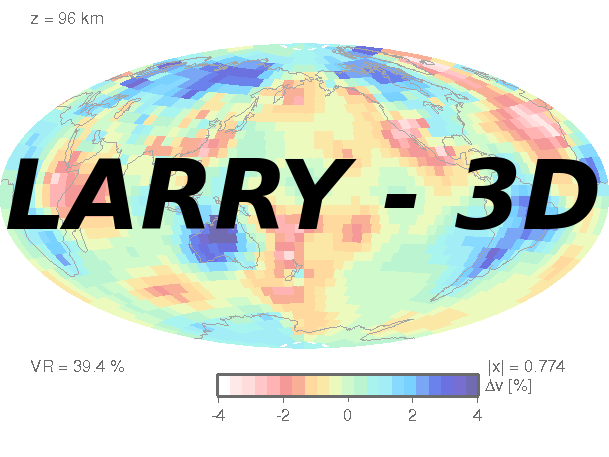

Generate this figure with Python:
import os, sys, subprocess, xml.dom.minidom, shutil, time

from seatree.gmt.gmtWrapper import *
from seatree.xml.writeXml import WriteXml
from seatree.xml.readXml import ReadXml
from seatree.plotter.gmt.gmtPlotter import GMTPlotter
from seatree.modules.module import *
from larry3dGUI import larry3dGUI
from seatree.util.scriptRunner import ScriptRunner

class larry3d(Module):

	def __init__(self):
		'''
		Larry3d - 3d tomography SEATREE module.
		'''
		# short name for the module
		shortName = "Larry3d"

		# long, display name for the module
		longName =	"Larry - 3D Tomography"

		# version number
		version = 1.0

		# name of the directory that should be created inside of the users
		# home directory, inside of the .seatree folder. this folder should
		# store user-specific configuration files, and the path to this folder
		# can be found in the self.storeDir variable once a module is loaded
		storeName = "larry3d"

		# this is the name of the image that should be initially displayed in
		# the plot view. this should just be the image name, and a path. The
		# image must be in the same directory as the module. If you don't have
		# an image, just make it an empty string as below.
		baseImage = "larry3d.png"

		# this calls the Module constructor with the above variables
		Module.__init__(self, shortName, longName, version, storeName, baseImage)

		#
		# default values
		#
		self.verbose = 1 # verbosity levels

		self.vr = 0	# defined on computation of solution file
		self.norm = 0


		self.rdamp = 100 # roughness damping
		self.rdampf = self.rdamp
		
		self.data_type = "hrvdata" # data folder name
		self.ray_type = "P" # will be expanded in the future to include more
		self.delta_min = 25
		self.ipol = 0

		# all parameters needed by joint_lsqr_isodamp in order
		self.nrhs = 9000000 # dimension of right-hand-side vector
		self.nonz = 250000000 # dimension of sparse matrix arrays
		self.res = 1 # resolution
		self.iswit = 0 # compatible with crustal model of same gridsize (0=no,1=yes)
		self.rhdamp = self.rdamp # horizontal damping
		self.rvdamp = 1 # vertical damping, in fractions of horizontal damping
		self.ndamp = 0	# norm damping
		self.ndamp_mm = 0 # mid mantle norm damping
		self.ani_damp = 0 # anisotropic damping
		self.nlay = 15 # number of layers
		self.cutoff = "4"
		self.ncutoff = "-4"
		self.nlayplot = self.nlay # layer to plot
		self.readyToComputeSol = False #var to indicate readiness to compute soln
		self.readyToPlot = False #var to indicate readiness to plot layer
		self.layerDepth = [] #contains the midlayer depths
		self.storeDir = ""

#		self.refine = 1

#		self.im = 2	# 1: Cholesky 2: LSQR
		self.ravg = 0
		self.pstyle = 2	# plot style

		self.error = ""
		self.commandString = ""

		self.tmpn = ""
		self.storeDir = "."

		self.prevPlot = None
		self.prevFName = None

	def getPanel(self, mainWindow, accel_group):
		self.gui = larry3dGUI(mainWindow, accel_group, self)
		return self.gui.getPanel()

	def cleanPanel(self, accel_group):
		if(self.gui):
			self.gui.cleanup(accel_group)

	def setDefaults(self, mainW):
		""" this function needs to be present for the GUI to work """
		
		# set up paths to reference model data
		self.def_dat_path = self.seatreePath + os.sep + "data" + os.sep + "larry3d" + os.sep
		
		# load xml config file
		self.loadConfFile()
		self.prevMod = 30

		self.mainWindow = mainW # initialize main window
		tmpn = self.mainWindow.getTempFilePrefix() # get temp directory path
		gmtPath = self.mainWindow.getGMTPath() # get GMT path
		self.tempDir = os.path.dirname(tmpn) # set temporary directory
		self.tempDir += os.sep
		self.storeDir += os.sep
		# set the default storeDir to tempDir if $HOME/.seatree/larry3d is inaccessible
		if not os.path.exists(self.storeDir):
			self.storeDir = self.tempDir
		
		# set up matrix and solution directories
		if not os.path.exists(self.storeDir + "matrices" + os.sep):
			os.makedirs(self.storeDir + "matrices" + os.sep)
		
		if not os.path.exists(self.storeDir + "solutions" + os.sep):
			os.makedirs(self.storeDir + "solutions")
			
		if not os.path.exists(self.storeDir + "layers" + os.sep):
			os.makedirs(self.storeDir + "layers")
			
		if not os.path.exists(self.storeDir + "colormaps" + os.sep):
			os.makedirs(self.storeDir + "colormaps")
		
		self.setPaths()
		
		self.tmpn = tmpn
		self.setOptions(self.data,self.quakes,self.receiv,self.start_model,self.ndamp, \
										self.rdamp, self.nlay, self.res, gmtPath,self.verbose,self.colormap)
		self.setGMTOptions()
		
		# copy some necessary files over to running directory
		shutil.copy2(self.def_dat_path + "aniprmc", self.tempDir + "aniprmc")

		self.scriptRunner = ScriptRunner(self.tempDir) # set working dir for scriptrunner to tempDir

		self.gmtPlotterWidget = GMTPlotter(self, self.mainWindow, 650, 450, self.mainWindow.getConvertPath(), self.myPlotter)
#		self.gmtPlotterWidget.gmtSettingsPanel.applyChanges(None)
	
	def setPaths(self):
		# Set up all necessary default paths
		self.data = self.def_dat_path + self.data_type + os.sep + "data." + self.ray_type + ".bin"
		self.quakes = self.def_dat_path + self.data_type + os.sep + "quakes." + self.ray_type + ".bin"
		self.receiv = self.def_dat_path + self.data_type + os.sep + "receiv." + self.ray_type + ".bin"
		self.start_model = self.def_dat_path + self.data_type + os.sep + "PREM_VOIGT_" + self.ray_type + ".txt"
		
		self.matrix_file = self.storeDir + "matrices" + os.sep + "a." + \
											self.data_type + "." + self.ray_type + "." + str(self.res) +"."+ str(self.nlay)
		self.sol_name = "sol." + self.data_type + "." + \
										self.ray_type + "." + str(self.res) + "." + str(self.nlay) + "." + str(self.ndamp) + \
										 "." + str(self.rdamp)
		self.sol_file = self.storeDir + "solutions" + os.sep + self.sol_name
		
		# set up path to colormap cpt file for the solution
		self.colormap = self.storeDir + "colormaps" + os.sep + self.sol_name + ".cpt"
		# add a place to save layer information
		self.layers = self.storeDir + "layers" + os.sep
		self.layer_files = self.layers + self.sol_name + ".lay_"
		self.depth = self.layers + self.sol_name + ".depth.txt"
	
	def getGMTPlotter(self):
		return self.myPlotter

	def setGMTPlotter(self, newPlotter):
		self.myPlotter = newPlotter

	def cleanup(self):
		self.gui.cleanup()

	def updatePlot(self):
		psFile = None
		if self.prevPlot == "plot":
			self.clearColormap()

			#Make new colortable
			self.createGMTInput()

			#Replot
			psFile = self.plot()

		elif self.prevPlot == "sources":
			psFile = self.plotSources(self.prevFName)
		elif self.prevPlot == "receivers":
			psFile = self.plotReceivers(self.prevFName)
		elif self.prevPlot == "paths":
			psFile = self.plotPaths(self.prevFName, self.prevMod)

		if psFile != None:
			self.gmtPlotterWidget.displayPlot(psFile)
			self.commandString += self.gmtPlotterWidget.getPsToPngCommand()

	def setOptions(self, data, quakes, receiv, start_model, ndamp, rdamp, nlay, res, gmtPath, verbose, colormap):
		""" data file, norm damping, roughness damping, pixel resolution, gmt path """

		self.data = data
		self.quakes = quakes
		self.receiv = receiv
		self.start_model = start_model
		self.ndamp = ndamp
		self.rdamp = rdamp
		self.nlay = nlay
		self.rdampf = self.rdamp
		self.verbose = verbose
		self.res = res
		self.colormap = colormap
		self.myPlotter = GMTWrapper(verb=self.verbose,path=gmtPath)
		self.myPlotter.adjust = False
		#
		# check if we have inversion results already
#		self.readInversionLogFile()

	def loadConfFile(self):
		doc = xml.dom.minidom.parse(self.seatreePath + os.sep + "conf" + os.sep + "larry3d" + os.sep + "larry3dConf.xml")
		pathNode = doc.getElementsByTagName("larry3dPath")
		if (pathNode and pathNode[0].firstChild):
			larry3dpath = pathNode[0].firstChild.nodeValue.strip()
			if (not larry3dpath):
				larry3dpath = ""
		else:
			larry3dpath = ""
		self.larry3dDir = larry3dpath
		self.larry3dDir += os.sep
		if self.verbose > 0:
			print "Larry binary path: " + self.larry3dDir

	def createPlotSettings(self):
		#For running larry3d from command line
		self.tmpn = "."


	def makeMatrix(self):
		#
		# Set up all necessary paths
		self.data = self.def_dat_path + self.data_type + os.sep + "data." + self.ray_type + ".bin"
		self.quakes = self.def_dat_path + self.data_type + os.sep + "quakes." + self.ray_type + ".bin"
		self.receiv = self.def_dat_path + self.data_type + os.sep + "receiv." + self.ray_type + ".bin"
		self.start_model = self.def_dat_path + self.data_type + os.sep + "PREM_VOIGT_" + self.ray_type + ".txt"
		
		self.matrix_file = self.storeDir + "matrices" + os.sep + "a." + \
											self.data_type + "." + self.ray_type + "." + str(self.res) +"."+ str(self.nlay)
		
		#
		# check if index file was produced. LSQR needs xxx, ind, and pnt files
		#
		matrix_out = self.matrix_file + '.ind'
		#
		# Check if matrix was already calculated for given parameters
		if os.path.isfile(matrix_out):
			self.readyToComputeSol = True
#		if os.path.isfile(matrix_out) and (self.data_type == self.old_data_type) and \
#					(self.res == self.old_res) and (self.nlay == self.old_nlay) and \
#					(self.ray_type == self.old_ray_type):
			if self.verbose > 0:
				print matrix_out
				print "Using old matrix files with resolution " + str(self.res) + '\n' + \
							" number of layers " + str(self.nlay) + " data type " + self.data_type + " ray type " + self.ray_type
			
		else:
			#
			# Create .ata matrix file
			#
			if self.verbose > 0:
				print "Making new ata matrix with resolution " + str(self.res)+ '\n' + \
							" number of layers " + str(self.nlay) + " data type " + self.data_type + " ray type " + self.ray_type
			
#			command = "cd " + self.tempDir + "\n"
			command = "cat <<EOF | "
			command += self.larry3dDir + "voxint > " + self.storeDir + "bma.log" + "\n"
			command += str(self.res) + "\n" + \
				str(self.nlay) + "\n" + \
				str(self.ray_type) + "\n" + \
				str(self.delta_min) + "\n" + \
				str(self.ipol) + "\n" + \
				"\"" + self.data + "\"" + "\n" + \
				"\"" + self.quakes + "\"" + "\n" + \
				"\"" + self.receiv + "\"" + "\n" + \
				"\"" + self.start_model + "\"" + "\n" + "EOF"
			
			print "Command: "+ command
#			print "Input: " + cmdinput
#			proc = subprocess.Popen(command, shell=True)
#			output = proc.communicate()
#			out = output[0]
#			err = output[1]
#			ret = proc.returncode
#			if (err):
#				print err
#			return ret
#			self.scriptRunner.runScript(command)
			self.calcThread(command)
			# Move matrix files to matrices folder to keep for later use
			shutil.move(self.tempDir + "a.vx_ind", self.matrix_file + ".ind")
			shutil.move(self.tempDir + "a.vx_mat", self.matrix_file + ".mat")
			shutil.move(self.tempDir + "a.vx_pnt", self.matrix_file + ".pnt")
			shutil.move(self.tempDir + "d.vx_vec", self.matrix_file + ".vec")
		 
			if not os.path.isfile(matrix_out):
				print 'error, matrix creation failed'
				print 'looking for ',matrix_out
			else:
				if self.verbose > 0:
					print "Matrix made and saved in ~/.seatree/larry3d/matrices/ \n"
				#
				# remove solution file, if it exists
				solfile = self.sol_file + ".dat"
				if os.path.exists(solfile):
					if self.verbose > 0:
						print 'removing old solution file\n'
					os.unlink(solfile)
				self.writeInversionLogFile()
				self.readyToComputeSol = True

	def makeSolution(self):
		""" for a given matrix file, compute a solution """

		# Path to solution
		self.sol_file = self.storeDir + "solutions" + os.sep + "sol." + self.data_type + "." + \
										self.ray_type + "." + str(self.res) + "." + str(self.nlay) + "." + str(self.ndamp) + \
										 "." + str(self.rdamp)
		solfile = self.sol_file + ".dat"
		
		# if solution file exists
		if os.path.exists(solfile):
			# read previous log file for solution
			self.readInversionLogFile()
			# set calculated qties equal to those previously calculated
			self.rdampf = self.old_rdampf
			self.vr = self.old_vr
			self.norm = self.old_norm
			# let user know which solution file is being used and confirm the input vars and calc qties
			if self.verbose > 0:
				print solfile
				print "Using old solution: data type " + self.data_type + " ray type: " + self.ray_type + \
							" ndamp " + str(self.ndamp) + " rdamp: " + \
							 str(self.rdamp)	+ ' roughness: ' + str(self.rdampf) + \
							 ' VR: ', str(self.vr), ' norm: ',str(self.norm) + '\n'						 
			oldsol = True	
						 
		# if solution file does not exist - compute solution
		else :
			self.computeSolution()
			oldsol = False
			# write solution log file
			self.writeInversionLogFile()
		
#		nlaystr = str(self.nlayplot)
#		if len(nlaystr) < 2:
#			nlaystr = "0"+nlaystr
#		gmtfile = self.tempDir + "layer_" + nlaystr
		
		#
		# solution is now available
		self.createGMTInput() # create color map
		self.extractLayers() # extract layer information from solution
		self.calcMidLayerDepth() # calculate layer depths
		self.readyToPlot = True

	def createGMTInput(self):
		#
		# Generates a colormap
		#
		# make sure solution is available
		solfile = self.sol_file + ".dat"
		if not os.path.exists(solfile):
			print 'error, solution file '+solfile + ' not found'
			return
		
#		nlaystr = str(self.nlayplot)
#		if len(nlaystr) < 2:
#			nlaystr = "0"+nlaystr
#		gmtfile = self.layer_files + nlaystr + ".dat"
#		# check layer exists
#		if not os.path.exists(gmtfile):
#			print 'error, GMT input file ',gmtfile, ' not found '
#			return
#			
		min, max = 1e20, -1e20
#		if self.myPlotter.adjust:
#			for line in open(gmtfile):
#				line = line.strip()
#				zInd = line.find("-Z")
#				if zInd < 0:
#					continue
#				val = float(line[(zInd+2):].strip())
#				if val < min: min = val
#				if val > max: max = val
#		else:	
		if self.verbose > 0:
			print "Writing colormap to: " + self.colormap
		# read complete soln and adjust scale based on it
		f = open(solfile, 'r')
		for line in f:
			val = line.split()
			if len(val) == 2:
				if float(val[1]) > max: max = float(val[1])
				if float(val[1]) < min: min = float(val[1])
		f.close()
		print "sol min= ", min, "max =", max
		tr = self.myPlotter.grdNiceCmpRange(min, max,cutoff = 0.9)
		self.myPlotter.setColorbarInterval(tr[3])
		self.myPlotter.makeCPT(tr[0],tr[1],tr[2], self.colormap, setBackgroundMax=True)
			
#			else:
#				tr=-2.5,2.5,1
#				self.myPlotter.setColorbarInterval(5)
#				self.myPlotter.makeCPT(tr[0],tr[1],tr[2], self.colormap)
	def adjustGMTInput(self):
		nlaystr = str(self.nlayplot)
		if len(nlaystr) < 2:
			nlaystr = "0"+nlaystr
		gmtfile = self.layer_files + nlaystr + ".dat"
		# check layer exists
		if not os.path.exists(gmtfile):
			print 'error, GMT input file ',gmtfile, ' not found '
			return
		
		min, max = 1e20, -1e20
#		if self.myPlotter.adjust:
		for line in open(gmtfile):
			line = line.strip()
			zInd = line.find("-Z")
			if zInd < 0:
				continue
			val = float(line[(zInd+2):].strip())
			if val < min: min = val
			if val > max: max = val
		print "layer_",nlaystr," min= ", min, "max =", max
		tr = self.myPlotter.grdNiceCmpRange(min, max,cutoff = 0.9)
		self.myPlotter.setColorbarInterval(tr[3])
		self.myPlotter.makeCPT(tr[0],tr[1],tr[2], self.colormap, setBackgroundMax=True)

	def extractLayers(self):
		# check that req'd colormap has been created
		if not os.path.exists(self.colormap):
			print "colormap was not found"
#			shutil.copy2(self.colormap, self.tempDir + mytomo)
#			print "colormap copied to working directory"
		# check if layer files were previously extracted
		if not os.path.exists(self.layer_files + "01.dat"):
			# extract layers with color information based on colormap
			print 'Extracting layer information from solution...'
			command = "cd " + self.tempDir + "\n"
			command += "cat <<EOF | "
			command += self.larry3dDir
			command +="mapview_3d > " + self.storeDir + "mapview_3d.log\n" + \
						str(self.res) + "\n" + \
						str(self.iswit) + "\n" + \
						str(self.nlay) + "\n" + \
						"\"" + self.sol_file + ".dat" + "\"\n" + \
						"\"" + self.colormap + "\"\n" + \
						"y\n" + \
						"6371 3471\n" + \
						"5\n" + \
						str(self.iswit) + "\n" + \
						"EOF"
			print "Command: " + command
#			proc = subprocess.Popen(command, shell=True)
#			output = proc.communicate()
#			out = output[0]
#			err = output[1]
#			ret = proc.returncode
#			if (err):
#				print err
#			print ret
			self.scriptRunner.runScript(command)
			# check if layers were extracted successfully
			
			if not os.path.exists(self.tempDir + "vprofile.txt"):
				print "vprofile.txt cannot be found, check mapview_3d.log"
			else:
				shutil.copy2(self.tempDir + "vprofile.txt", self.depth)
				if self.verbose > 1:
					print 'layers successfully extracted...'
				# copy all layer files to layers folder for reuse
				for i in range(1,self.nlay+1):
					nlaystr = str(i)
					nlaystrOutput = str(self.nlay+1 - i)
					if len(nlaystr) < 2: 
						nlaystr = "0"+nlaystr
					if len(nlaystrOutput) < 2:
						nlaystrOutput = "0"+nlaystrOutput
					tmpnlaypath = self.tempDir + "layer_" + nlaystr
					nlaypath = self.layer_files + nlaystrOutput + ".dat"
					shutil.move(tmpnlaypath,nlaypath)
				if os.path.exists(nlaypath): print 'and copied to ' + self.layers
				else: print 'but not successfully copied to ' + self.layers
		else: print 'Layers were previously extracted. Using old files: ',self.layer_files + "##.dat" 
	
	def calcMidLayerDepth(self):
		#
		# Calc mid-layer depths
		#
#		vprofile = self.tempDir + "vprofile.txt"
		if not os.path.exists(self.depth): 
			print self.depth + ' could not be found' 
			return
		
		layerz = self.layers + self.sol_name + ".layer.info"
		if not os.path.exists(layerz):
			print 'calculating layer depths...'
			v = open(self.depth, 'r')
			l = open(layerz, 'w')
			prev = None
			i = 0
			for line in v:
				line = line.strip()
				if line.find(">") >= 0 or len(line) == 0:
					continue
				li = line.split()
	#			print li
				val = float(li[0])
	#			print str(val[count]) + "\n"
				if prev is not None:
					avg = (val+prev)/2.0
#					self.layer_depth[i] = avg
					l.write(str(int(avg)) + "\n")
					prev = None
					i += 1
				else:
					prev = val
			v.close()
			l.close()
			print 'layer depths calculated and saved to ', layerz
		else:
			print 'layer depths taken from pre-existing file ', layerz
		z = open(layerz, 'r')
		self.layerDepth = z.readlines()
		i = 0
		for line in self.layerDepth:
			self.layerDepth[i] = line.strip()
			i += 1
#		print self.layerDepth

	def setGMTOptions(self):
		#
		# Set Default Plotting Options
		#
		if(self.pstyle == 1):
			p = GMTProjection("Q",0,"",7,"") # projection
			self.pstloc1="0.0 -0.075"
			self.pstloc2="1.2 -0.075"
		elif(self.pstyle == 2):
			p = GMTProjection("H",180,"",7,"") # projection
			self.pstloc1="0.1 0.0"
			self.pstloc2="1.1 0.0"
		elif(self.pstyle == 3):
			p = GMTProjection("H",0,"",7,"") # projection
			self.pstloc1="0.1 0.0"
			self.pstloc2="1.1 0.0"

		#Plot Settings
		self.myPlotter.setPlotRange(0, 360, -90, 90)
		self.myPlotter.setMapProjection(p)

		self.myPlotter.setTextProjection(GMTProjection("X","","",7,4))

		self.myPlotter.setPortraitMode(1)

		#Draw Coastlines
		self.myPlotter.setCoastlineMaskArea(70000)
		self.myPlotter.setCoastlineResolution("c")
		self.myPlotter.setCoastlineWidth(2)

		#Draw ColorBar
		self.myPlotter.setColorbarN(50)
		self.myPlotter.setColorbarPos("4.0i", "-.3i")
		self.myPlotter.setColorbarSize("3i", ".25i")
		self.myPlotter.setColorbarHorizonal(True)
		self.myPlotter.setColorbarTriangles(False)
		self.myPlotter.setColorbarInterval(5)
		self.myPlotter.setColormapInvert(True)
		self.myPlotter.setColorbarUnits('@~D@~v [%]')

	def plotSources(self, fname):
		sourcesFile = self.quakes
		fp = open(sourcesFile, "w")
		pts = self.loadSWaveFile(fname, (0, 1), True)
		for pt in pts:
			fp.write(str(pt[1]) + "\t" + str(pt[0]) + "\n")
		fp.close()

		fileName = self.tempDir + "sources.ps"
		self.myPlotter.initPSFile(fileName)

		self.myPlotter.drawCoastline(drawCoasts=False, maskSea=True, maskLand=True)
		if(self.myPlotter.drawPlateBounds):
			self.myPlotter.drawPlateBoundaries()
		self.myPlotter.plotXY(sourcesFile, colorName="red", plotSymbols=True, symbol="a", symbolSize=0.1)

		#Close PS File
		self.myPlotter.closePSFile()

		self.commandString += self.myPlotter.getCommandString()
		self.myPlotter.clearCommandString()

		self.prevPlot = "sources"

		return fileName


	def loadSWaveFile(self, fname, cols, skipDups, reduce=1):
		self.prevFName = fname
		pts = []
		count = 0
		for line in open(fname, "r"):
			count += 1
			if count < 3 or count % reduce != 0:
				# skip the first 2 lines
				continue
			line = line.strip()
			split = line.split()
			newPt = []
			for col in cols:
				val = float(split[col])
				# make sure lat 0=>360
				if not col % 2 == 0 and val < 0:
					val += 360
				newPt.append(val)
			pts.append(newPt)
		if skipDups:
			pts.sort()
			newPts = []
			newPts.append(pts[0])
			for i in xrange(1, len(pts)):
				if pts[i-1] != pts[i]:
					newPts.append(pts[i])
			pts = newPts
		return pts

	def plotReceivers(self, fname):
		receiversFile = self.receiv
		fp = open(receiversFile, "w")
		pts = self.loadSWaveFile(fname, (2, 3), True)
		for pt in pts:
			fp.write(str(pt[1]) + "\t" + str(pt[0]) + "\n")
		fp.close()

		fileName = self.tempDir + "receivers.ps"
		self.myPlotter.initPSFile(fileName)

		self.myPlotter.drawCoastline(drawCoasts=False, maskSea=True, maskLand=True)
		if(self.myPlotter.drawPlateBounds):
			self.myPlotter.drawPlateBoundaries()
		self.myPlotter.plotXY(receiversFile, colorName="blue", plotSymbols=True, symbol="c", symbolSize=0.1)

		#Close PS File
		self.myPlotter.closePSFile()

		self.commandString += self.myPlotter.getCommandString()
		self.myPlotter.clearCommandString()

		self.prevPlot = "receivers"

		return fileName

	def plotPaths(self, fname, modulus):
		self.prevMod = modulus
		print "plotting paths for " + fname
		pathsFile = self.data
		fp = open(pathsFile, "w")
		lines = self.loadSWaveFile(fname, (0, 1, 2, 3), False, modulus)
		for line in lines:
			fp.write("	" + str(line[1]) + " " + str(line[0]) + "\n")
			fp.write("	" + str(line[3]) + " " + str(line[2]) + "\n")
			fp.write(">" + "\n")
		fp.close()

		fileName = self.tempDir+ os.sep + "paths.ps"
		self.myPlotter.initPSFile(fileName)

		self.myPlotter.drawCoastline(drawCoasts=False, maskSea=True, maskLand=True)
		if(self.myPlotter.drawPlateBounds):
			self.myPlotter.drawPlateBoundaries()
		self.myPlotter.plotPolygon(pathsFile, 0.01, 0, 0, 0)

		#Close PS File
		self.myPlotter.closePSFile()

		self.commandString += self.myPlotter.getCommandString()
		self.myPlotter.clearCommandString()

		self.prevPlot = "paths"

		return fileName

	def plot(self):
		# look for layers_$nlayplot
		nlaystr = str(self.nlayplot)
		if len(nlaystr) < 2:
			nlaystr = "0"+nlaystr
		gmtfile = self.layer_files + nlaystr + ".dat"
		# check layer exists
		if not os.path.exists(gmtfile):
			print 'error, GMT input file ',gmtfile, ' not found '
			return
		
		fileName = self.layer_files + nlaystr + ".ps"
		if self.verbose > 0:
			print 'plotting ' + 'layer_' + nlaystr + ' to ' + fileName
		# adjust colormap based on layer data
		if self.myPlotter.adjust :
			self.adjustGMTInput()
		#Set PostScript File
#		self.myPlotter.initPSFile(fileName,self.colormap)
		self.myPlotter.initPSFile(fileName)
		# set colormap
		self.myPlotter.setCPTFile(self.colormap)
		#
		#Plot Data
		self.myPlotter.plotAnomalyBoxesWCPT(gmtfile)
#		self.myPlotter.plotAnomalyBoxes(fileName)
		if(self.myPlotter.drawPlateBounds):
			self.myPlotter.drawPlateBoundaries()
		self.myPlotter.drawCoastline()

		if self.myPlotter.addLabel:
			layerIndex = self.nlay - self.nlayplot
#			layerIndex = self.nlayplot - 1
			self.myPlotter.plotText("0.05 -0.05 14 0 0 ML \"VR = " + str(float(self.vr) * 100.) + " %\"")
			self.myPlotter.plotText("0.8	-0.05 14 0 0 ML \"|x| = " + str(self.norm) + " \"")
			self.myPlotter.plotText("0.05  0.95 14 0 0 ML \"z = " + self.layerDepth[layerIndex] + " km\"")			
			self.myPlotter.drawColorbar()

		#Close PS File
#		self.myPlotter.closeLarry3dPSFile(self.colormap)
		self.myPlotter.closePSFile()

		self.commandString += self.myPlotter.getCommandString()
		self.myPlotter.clearCommandString()

		self.prevPlot = "plot"

		return fileName

	def computeSolution(self):
		#
		# Compute a solution
		#
		
		if self.verbose > 0:
				print "Computing new solution using LSQR"
				
		ndata = sum(1 for line in open(self.matrix_file + ".vec"))
#		command = "cd " + self.tempDir + "\n"
		command = "cat <<EOF | "
		command += self.larry3dDir

#		command += "joint_lsqr_vx_isodamp	> " + self.sol_file + ".log" + "\n" + \
		command += "joint_lsqr_vx_isodamp > " + self.sol_file + ".log\n" + \
				str(self.nrhs) + "\n" + \
				str(self.nonz) + "\n" + \
				str(self.res) + "\n" + \
				str(self.iswit) + "\n" + \
				str(self.rhdamp) + "\n" + \
				str(self.rvdamp) + "\n" + \
				str(self.ndamp) + "\n" + \
				str(self.ndamp_mm) + "\n" + \
				str(self.ani_damp) + "\n" + \
				str(self.nlay) + "\n" + \
				"\"" + self.tempDir + "\"\n" + \
				"\"" + self.matrix_file + ".mat" + "\"\n" + \
				"\"" + self.matrix_file + ".ind" + "\"\n" + \
				"\"" + self.matrix_file + ".pnt" + "\"\n" + \
				"\"" + self.matrix_file + ".vec" + "\"\n" + \
				str(1) + "\n" + \
				self.cutoff + "," + self.ncutoff + "\n" + \
				str(ndata) + "\n" + \
				"finished\n" + \
				"EOF"
				#self.matrix_file +".vec" + "\n" + \
		print "Command: "+ command
#		proc = subprocess.Popen(command, shell=True)
#		output = proc.communicate()
#		out = output[0]
#		err = output[1]
#		ret = proc.returncode
#		if (err):
#			print err
#		print ret
		
#		self.scriptRunner.runScript(command)
		self.calcThread(command)
		
		solfile =	self.tempDir + "solution.txt"
		if(not os.path.exists(solfile)):
			print 'error solution file ',solfile,' not produced'
			print 'log output in ',self.sol_file + ".log"
#			sys.exit("cannot continue: solution was not parsed")
		else:
			print "solution successfully written to " + solfile
			shutil.copy2(solfile, self.sol_file + ".dat")
			print "solution copied to " + self.sol_file
			self.extractInversionResults() # get variance reduction
			self.getRoughness()
			self.writeInversionLogFile()
			if self.verbose > 0:
				print 'solution computed VR = ',self.vr, 'norm = ', self.norm

	def extractInversionResults(self):
	#Variance and Norm
		f = open(self.sol_file + '.log', 'r+')
		listOfFile = f.readlines()
		if(len(listOfFile) >= 2):
			# get variance reduction and norm from last line of file
			last_line =	listOfFile.pop().split()
			self.vr = '%5.3f'% float(last_line[3]) # variance reduction
#			print "vr = ", self.vr
			self.norm = '%7.2e'% float(last_line[5]) # norm
#			print "norm = ", self.norm
		f.close()
	
	def getRoughness(self):
		#
		# get model roughness rdampf
		#
		roughness = self.tempDir + "roughness.txt"
		
		if os.path.exists(roughness):
			os.unlink(roughness)
		
		# run vox2roughness
		command = self.larry3dDir + "vox2roughness <<EOF > "
		command += self.tempDir + "vox2roughness.log\n"
		command += str(self.nlay) + "\n" + \
							str(self.res) + "\n" + \
							"\"" + self.sol_file + ".dat" + "\"" + "\n" + "EOF"
		
		print "Command: "+ command				
		self.scriptRunner.runScript(command)
				
		if os.path.exists(roughness):
			f=open(roughness, 'r')
			listOfFile = f.readlines()
			f.close()
			line =	listOfFile[0].split()
			self.rdampf =	 line[1];
		else: print "Error: problem with vox2roughness - roughness.txt was not generated" 
								
	def writeInversionLogFile(self):
		#
		# write inversion log file
		#
		filename = self.sol_file +'.res.dat'
		f=open(filename, 'w')
		f.write(self.data_type + " " + self.ray_type + " " + str(self.res)+ " "+ \
				str(self.nlay) + " " + str(self.ndamp) +" "+ \
				str(self.rdamp)+" "+ str(self.rdampf)+" "+\
				str(self.vr) + " " + str(self.norm))
		f.close()

	def readInversionLogFile(self):
		#
		# read inversion log file, if it exists
		#
		filename = self.sol_file +'.res.dat'
		read = False
		if os.path.exists(filename):
			f=open(filename, 'r')
			listOfFile = f.readlines()
			f.close()
			line =	listOfFile[0].split()
#			if len(line) != 8:
#				print 'format error in ',filename
#			else:
#			for i in line:
#				print i
			self.old_data_type =	 line[0];
			self.old_ray_type =			line[1];
			self.old_res =		float(line[2]);
			self.old_nlay =		float(line[3]);
			self.old_ndamp	= float(line[4]);
			self.old_rdamp =	float(line[5]);
			self.old_rdampf = float(line[6]);
			self.old_vr =		float(line[7]);
			self.old_norm =	float(line[8]);
#				self.old_colormap = line[9]
			read = True
		else:
			if self.verbose > 1:
				print 'no inversion log file found, using defaults'
		if not read:
			self.old_data_type = ''
			self.old_ndamp , self.old_rdamp, self.old_ravg, \
			self.old_rdampf = -1,-1,-1,-1

#	def getSettings(self):	# assemble settings from run and GUI
#		element = WriteXml(name="larry3d")

#		x = element.addNode("Datafile")
#		element.addText(x, str(self.data))
#		x = element.addNode("NormDamping")
#		element.addText(x, str(self.ndamp))
#		x = element.addNode("RoughnessDamping")
#		element.addText(x, str(self.rdamp))
#		x = element.addNode("Resolution")
#		element.addText(x, str(self.res))
#		# put any additional input from the GUI here

#		return element.getRoot()

#	def loadSettings(self, element): # load settings from File
#		xmlReader = ReadXml("null", Element = element)
#		for i in range(0, xmlReader.getNumElements()):
#			varName = xmlReader.getNodeLocalName(i)
#			if(varName == "Datafile"):
#				self.data = xmlReader.getNodeText(i)
#				self.data_short	= self.short_filename(self.data, True)
#			elif(varName == "NormDamping"):
#				self.ndamp = float(xmlReader.getNodeText(i))
#			elif(varName == "RoughnessDamping"):
#				self.rdamp = float(xmlReader.getNodeText(i))
#			elif(varName == "Resolution"):
#				self.res = int(xmlReader.getNodeText(i))

#		self.gui.update()

	def calcThread(self, command):
		start = time.clock()
		
		proc = self.scriptRunner.createProcess(command, shell=True)
		print "launched process, pid=" + str(proc.pid)
		
		self.shouldKill = False
		self.calcThreadDone = False
		pollInterval = 1
		
		step = 0
		
		while proc.poll() == None:
			if self.verbose > 0 and (step%30 == 0):
				print "just polled...still working"
			if self.shouldKill:
				self.scriptRunner.__killWithPython(proc)
				return
			time.sleep(pollInterval)
			step += 1
#			if os.path.exists(self.outFile):
#				newSize = os.path.getsize(self.outFile)
#				if newSize > size:
#					size = newSize
#					step = self.__loadAllAvailableData(step)
#			if step < 0: # received a "kill"
#				return
		if self.verbose > 0:
			print "just polled...it's DONE!"
		killed = self.scriptRunner.wasThreadKilled()
		
		if killed:
			end = time.clock()
			print "thread killed after " + str(end - start)
		else:
			end = time.clock()
			print "calculation finished in " + str(step*pollInterval) + " seconds" # str(end - start) + " seconds"
			retval = proc.returncode
			print "retval: " + str(retval)
			if retval != None and retval != 0:
				if proc.stdout != None:
					for line in proc.stdout:
						print line
				if proc.stderr != None:
					for line in proc.stderr:
						print line
		self.calcThreadDone = True

	def getPlotter(self):
		return self.gmtPlotterWidget

	def getOutput(self):
		return self.commandString

	def clearOutput(self):
		self.commandString = ""

	def clearColormap(self):
		os.unlink(self.colormap)
	
	# Delete a directory, recursively
	def delete_dir(self, dirname):
		items = os.listdir(dirname)
		for item in items:
			if item == '.' or item == '..': continue
			f = dirname + os.sep + item
			if os.path.isdir(f):
				# if this file is actually a dir, delete the dir
				self.delete_dir(f)
			else: # it's just a file
				print "Deleting " + f
				os.remove(f)
#		os.rmdir(dir)	
